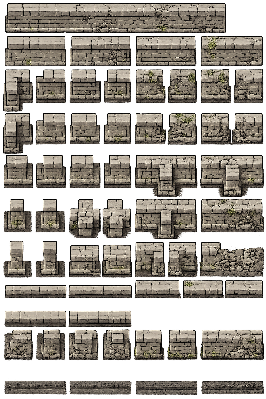
#> input picture custodian/content/dev/in_progress/procgen_wall_tiles_source2.png, 266 x 399 px
$ python auto_coordinate_assets.py ../../content/dev/in_progress/procgen_wall_tiles_source2.png
#> lines starting #> are read from the running program, lines starting #| are printed output that depends on the picture
#!/usr/bin/env python3
"""Automatic true-alpha atlas coordinate extractor for CUSTODIAN source sheets.

Finds alpha-connected assets, emits deterministic source-space rectangles,
a numbered overlay, optional crops, and JSON. This is SOURCE authoring only;
it does not resize or publish runtime assets.
"""
from __future__ import annotations

import argparse
import json
from collections import deque
from pathlib import Path
from PIL import Image, ImageDraw, ImageFont


def args():
    p = argparse.ArgumentParser()
    p.add_argument("source", type=Path)
    p.add_argument("--out", type=Path, default=None)
    p.add_argument("--kind", choices=("wall", "prop", "asset"), default="asset")
    p.add_argument("--alpha", type=int, default=10)
    p.add_argument("--min-area", type=int, default=100)
    p.add_argument("--padding", type=int, default=0)
    p.add_argument("--row-band", type=int, default=90,
                   help="Visual reading-order Y quantization in source pixels")
    p.add_argument("--crops", action="store_true")
    return p.parse_args()


def font(size=14):
    for f in (
        "/usr/share/fonts/TTF/DejaVuSansMono.ttf",
        "/usr/share/fonts/dejavu/DejaVuSansMono.ttf",
        "/usr/share/fonts/truetype/dejavu/DejaVuSansMono.ttf",
    ):
        if Path(f).exists():
            return ImageFont.truetype(f, size)
    return ImageFont.load_default()


def components(img: Image.Image, alpha_threshold: int, min_area: int):
    a = img.getchannel("A")
    w, h = img.size
    pix = a.load()
    visited = bytearray(w * h)
    out = []
    for y in range(h):
        for x in range(w):
            idx = y * w + x
            if visited[idx]:
                continue
            visited[idx] = 1
            if pix[x, y] <= alpha_threshold:
                continue
            q = deque([(x, y)])
            area = 0
            x0 = x1 = x
            y0 = y1 = y
            while q:
                px, py = q.popleft()
                area += 1
                x0 = min(x0, px); x1 = max(x1, px)
                y0 = min(y0, py); y1 = max(y1, py)
                for dx, dy in ((-1,0),(1,0),(0,-1),(0,1)):
                    nx, ny = px + dx, py + dy
                    if nx < 0 or ny < 0 or nx >= w or ny >= h:
                        continue
                    nidx = ny * w + nx
                    if visited[nidx]:
                        continue
                    visited[nidx] = 1
                    if pix[nx, ny] > alpha_threshold:
                        q.append((nx, ny))
            if area >= min_area:
                out.append((x0, y0, x1 + 1, y1 + 1, area))
    return out


def main():
    a = args()
    src = a.source.resolve()
    out = (a.out or src.parent / (src.stem + "__coords")).resolve()
    out.mkdir(parents=True, exist_ok=True)
    img = Image.open(src).convert("RGBA")
#> img is the input picture: PIL image 266x399 RGBA; mean R, G, B, A 110.6, 102.5, 91.4, 161.9
    w, h = img.size
#> w = 266; h = 399

    raw = components(img, a.alpha, a.min_area)
#> in components, `a = img.getchannel("A")`:
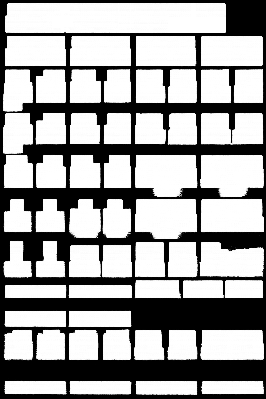
#> a: PIL image 266x399 L; min 0, max 255, mean 161.9
#> raw = 55 items, first 6: (5, 3, 226, 33, 6604), (5, 36, 66, 67, 1803), (70, 36, 131, 66, 1805), (136, 36, 197, 67, 1808), (201, 36, 263, 67, 1868), (3, 69, 33, 112, 1119)
    records = []
    for x0, y0, x1, y1, area in raw:
        x0 = max(0, x0 - a.padding); y0 = max(0, y0 - a.padding)
        x1 = min(w, x1 + a.padding); y1 = min(h, y1 + a.padding)
        records.append({
            "x": x0, "y": y0, "w": x1-x0, "h": y1-y0,
            "area": area, "cx": (x0+x1)/2, "cy": (y0+y1)/2,
        })
#> this loop made 55 passes
#> (x0, y0, x1, y1, area) on passes 1 to 12: (5, 3, 226, 33, 6604), (5, 36, 66, 67, 1803), (70, 36, 131, 66, 1805), (136, 36, 197, 67, 1808), (201, 36, 263, 67, 1868), (3, 69, 33, 112, 1119), (36, 69, 66, 103, 961), (69, 69, 101, 103, 987), (104, 69, 131, 103, 874), (135, 69, 166, 103, 967), (168, 69, 197, 103, 939), (201, 69, 231, 103, 986)
#> after the loop, records = 55 items

    # Stable human reading order: broad Y row first, then X.
    records.sort(key=lambda r: (round(r["cy"] / a.row_band), r["cx"], r["cy"]))
    for i, r in enumerate(records, 1):
        r["index"] = i
        r["id"] = f"{a.kind}_asset_{i:03d}"
#> this loop made 55 passes

    payload = {
        "schema": "custodian.auto_source_coordinates.v1",
        "source": {"path": str(src), "filename": src.name, "size": [w, h]},
        "detector": {
            "alpha_threshold": a.alpha,
            "connectivity": 4,
            "min_area": a.min_area,
            "padding_px": a.padding,
            "row_band_px": a.row_band,
            "resizing": "none",
        },
        "asset_count": len(records),
        "regions": [
            {
                "index": r["index"],
                "id": r["id"],
                "category": "unclassified",
                "rect_px": [r["x"], r["y"], r["w"], r["h"]],
                "opaque_component_area": r["area"],
            }
            for r in records
        ],
    }

    json_path = out / f"{src.stem}__coords.json"
    json_path.write_text(json.dumps(payload, indent=2), encoding="utf-8")

    overlay = img.copy()
    d = ImageDraw.Draw(overlay)
    fnt = font()
    for r in records:
        x, y, ww, hh = r["x"], r["y"], r["w"], r["h"]
        d.rectangle((x, y, x+ww-1, y+hh-1), outline=(255,255,0,255), width=2)
        label = str(r["index"])
        box = d.textbbox((0,0), label, font=fnt)
        tw, th = box[2]-box[0], box[3]-box[1]
        d.rectangle((x, y, x+tw+6, y+th+5), fill=(0,0,0,220))
        d.text((x+2, y+1), label, fill=(255,255,0,255), font=fnt)
#> this loop made 55 passes
#> (x, y, ww, hh, label, box, tw) on passes 1 to 12: (5, 3, 221, 30, '1', (0, 3, 8, 13), 8), (3, 69, 30, 43, '2', (0, 3, 8, 13), 8), (5, 36, 61, 31, '3', (0, 3, 8, 13), 8), (35, 113, 31, 32, '4', (0, 3, 8, 13), 8), (36, 69, 30, 34, '5', (0, 3, 8, 13), 8), (69, 69, 32, 34, '6', (0, 3, 8, 13), 8), (70, 113, 31, 31, '7', (0, 3, 8, 13), 8), (70, 36, 61, 30, '8', (0, 3, 8, 13), 8), (103, 113, 28, 32, '9', (0, 3, 8, 13), 8), (104, 69, 27, 34, '10', (0, 3, 17, 13), 17), (135, 69, 31, 34, '11', (0, 3, 17, 13), 17), (135, 113, 31, 32, '12', (0, 3, 17, 13), 17)
    overlay_path = out / f"{src.stem}__coords_overlay.png"
    overlay.save(overlay_path)
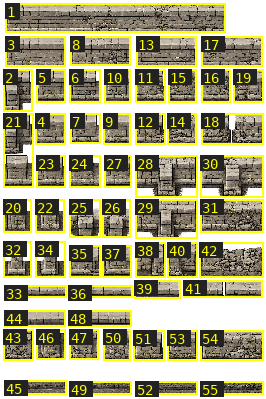
#> saved as procgen_wall_tiles_source2__coords_overlay.png: PIL image 266x399 RGBA; mean R, G, B, A 110.5, 104.8, 62.5, 172; transparent parts drawn white

    if a.crops:
        crop_dir = out / "crops"
        crop_dir.mkdir(exist_ok=True)
        for r in records:
            x, y, ww, hh = r["x"], r["y"], r["w"], r["h"]
            img.crop((x,y,x+ww,y+hh)).save(crop_dir / f"{r['id']}__{ww}x{hh}.png")

    print(f"assets={len(records)}")
#| assets=55
    print(json_path)
    print(overlay_path)


if __name__ == "__main__":
    main()
